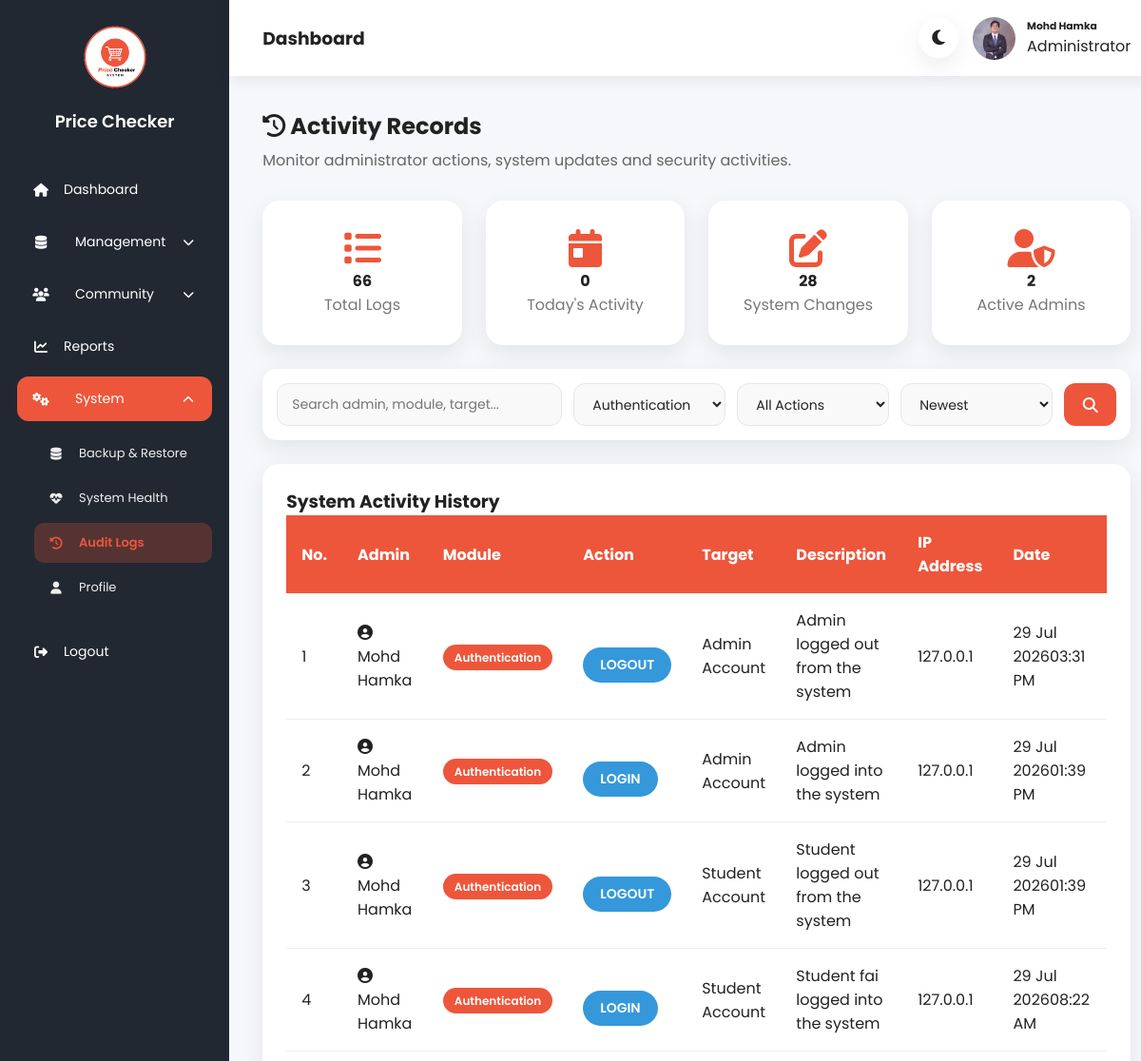
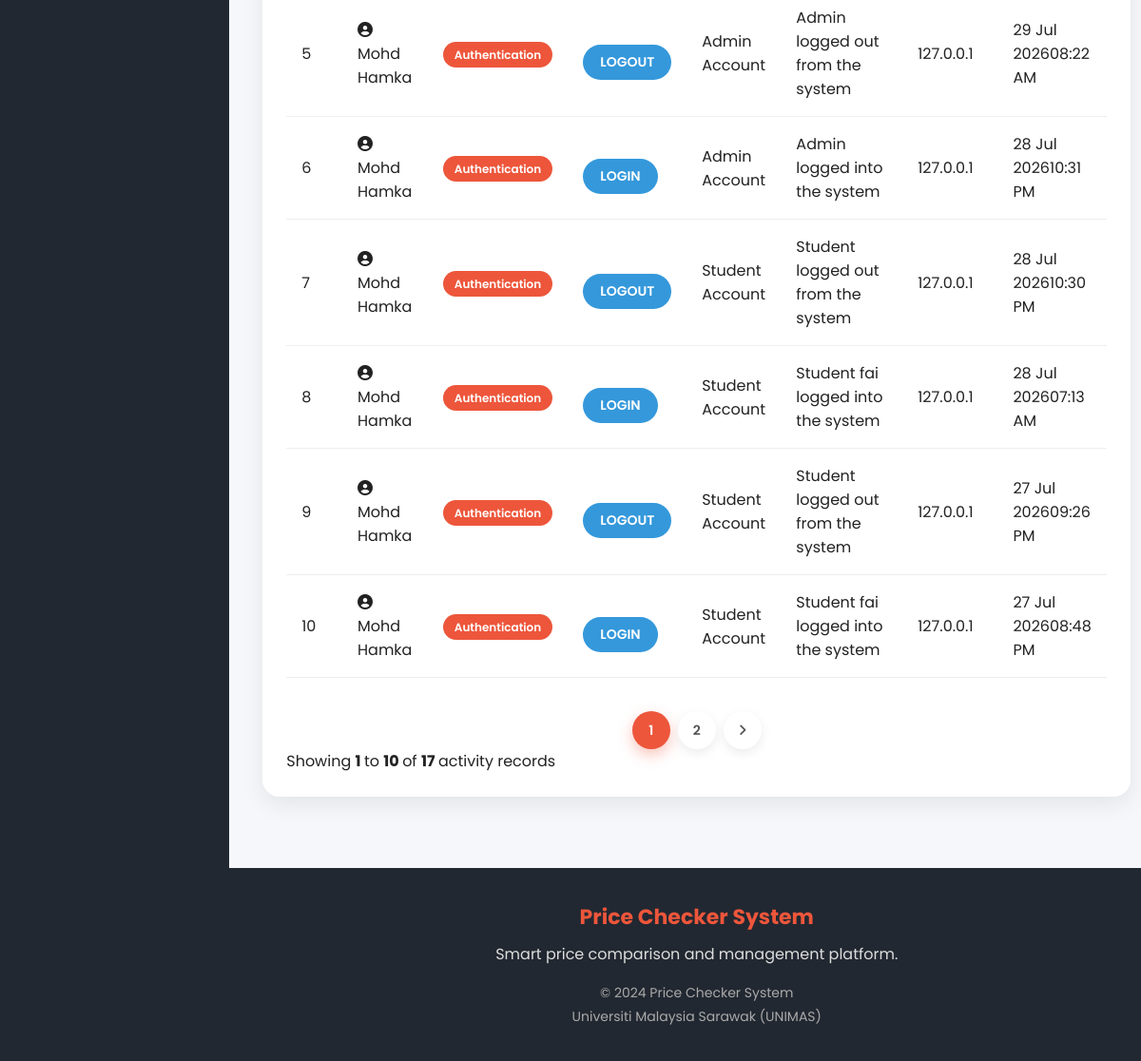
The app's page /src/admin/auditLogs.php?module=Authentication (signed in) with its own data (2 pictures, top to bottom).
### tables this page shows
CREATE TABLE `audit_logs` (
  `auditID` int(11) NOT NULL,
  `adminID` int(11) NOT NULL,
  `module` varchar(100) DEFAULT NULL,
  `action` varchar(100) DEFAULT NULL,
  `target` varchar(255) DEFAULT NULL,
  `description` text DEFAULT NULL,
  `ipAddress` varchar(50) DEFAULT NULL,
  `created_at` timestamp NOT NULL DEFAULT current_timestamp()
);

### src/admin/auditLogs.php (the view, shortened to what this page needs)
<?php
include("../config/db_cPCS.php");
$search = "";
$module = "";
$action = "";
$sort = "";
if(isset($_GET['module']))
{
    $module = mysqli_real_escape_string($conn,$_GET['module']);
}
$limit = 10;
$page = isset($_GET['page']) ? $_GET['page'] : 1;
$offset = ($page-1) * $limit;
$totalLogs = mysqli_fetch_assoc(
mysqli_query($conn,"
SELECT COUNT(*) total
FROM audit_logs
"))['total'];
$todayLogs = mysqli_fetch_assoc(
mysqli_query($conn,"
SELECT COUNT(*) total
FROM audit_logs
WHERE DATE(created_at)=CURDATE()
"))['total'];
$totalChanges = mysqli_fetch_assoc(
mysqli_query($conn,"
SELECT COUNT(*) total
FROM audit_logs
WHERE action IN ('ADD','UPDATE','DELETE')
"))['total'];
$totalAdmins = mysqli_fetch_assoc(
mysqli_query($conn,"
SELECT COUNT(DISTINCT adminID) total
FROM audit_logs
"))['total'];
$countQuery="
SELECT COUNT(*) total
FROM audit_logs
JOIN admin
ON audit_logs.adminID = admin.adminID
WHERE
(
admin.adminFullname LIKE '%$search%'
OR audit_logs.module LIKE '%$search%'
OR audit_logs.action LIKE '%$search%'
OR audit_logs.target LIKE '%$search%'
OR audit_logs.description LIKE '%$search%'
)
AND
(
'$module'=''
OR audit_logs.module='$module'
)
AND
(
'$action'=''
OR audit_logs.action='$action'
)
";
$countResult=mysqli_query($conn,$countQuery);
$totalRows=mysqli_fetch_assoc($countResult)['total'];
$totalPages=ceil($totalRows/$limit);
$query="
SELECT
audit_logs.*,
admin.adminFullname
FROM audit_logs
JOIN admin
ON audit_logs.adminID = admin.adminID
WHERE
(
admin.adminFullname LIKE '%$search%'
OR audit_logs.module LIKE '%$search%'
OR audit_logs.action LIKE '%$search%'
OR audit_logs.target LIKE '%$search%'
OR audit_logs.description LIKE '%$search%'
)
AND
(
'$module'=''
OR audit_logs.module='$module'
)
AND
(
'$action'=''
OR audit_logs.action='$action'
)
";
if($sort=="old")
{
    $query.=" ORDER BY audit_logs.created_at ASC ";
}
else
{
    $query.=" ORDER BY audit_logs.created_at DESC ";
}
$query.=" LIMIT $offset,$limit ";
$logs=mysqli_query($conn,$query);
?>
<!DOCTYPE html>
<html lang="en">
<head>
    <link rel="stylesheet" href="https://cdnjs.cloudflare.com/ajax/libs/font-awesome/6.7.2/css/all.min.css">
    <link rel="stylesheet" href="../../assets/css/adminDashboard.css">
</head>
<body>
<div class="admin-container">
    <?php include("../admin/includes/sidebar.php"); ?>
    <div class="admin-main">
        <?php include("../admin/includes/header.php"); ?>
            <div class="dashboard-content">
                <div class="page-title">
                    <h2>
                        <i class="fa-solid fa-clock-rotate-left"></i>
                        Activity Records
                    </h2>
                    <p>
                        Monitor administrator actions, system updates and security activities.
                    </p>
                </div>
                <div class="dashboard-cards">
                    <div class="dashboard-card">
                        <i class="fa-solid fa-list"></i>
                        <h4>
                            <?php echo $totalLogs; ?>
                        </h4>
                        <p>
                            Total Logs
                        </p>
                    </div>
                    <div class="dashboard-card">
                        <i class="fa-solid fa-calendar-day"></i>
                        <h4>
                            <?php echo $todayLogs; ?>
                        </h4>
                        <p>
                            Today's Activity
                        </p>
                    </div>
                    <div class="dashboard-card">
                        <i class="fa-solid fa-pen-to-square"></i>
                        <h4>
                            <?php echo $totalChanges; ?>
                        </h4>
                        <p>
                            System Changes
                        </p>
                    </div>
                    <div class="dashboard-card">
                        <i class="fa-solid fa-user-shield"></i>
                        <h4>
                            <?php echo $totalAdmins; ?>
                        </h4>
                        <p>
                            Active Admins
                        </p>
                    </div>
                </div>
                <div class="manage-top">
                    <form method="GET" class="search-box">
                        <div class="student-search-input">
                            <input type="text" name="search" placeholder="Search admin, module, target..."
                            value="<?php echo htmlspecialchars($search); ?>">
                        </div>
                        <select name="module">
                            <?php
                            $moduleQuery=mysqli_query(
                            $conn,
                            "
                            SELECT DISTINCT module
                            FROM audit_logs
                            WHERE module IS NOT NULL
                            ORDER BY module ASC
                            "
                            );
                            while($row=mysqli_fetch_assoc($moduleQuery))
                            {
                            ?>
                            <option
                                value="<?php echo $row['module']; ?>"
                                <?php
                                if($module==$row['module'])
                                echo "selected";
                                ?>
                                >
                                <?php echo $row['module']; ?>
                            </option>
                            <?php
                            }
                            ?>
                        </select>
                        <select name="action">
                            <option value="">
                                All Actions
                            </option>
                        </select>
                        <select name="sort">
                            <option value="">
                                Newest
                            </option>
                        </select>
                        <button type="submit">
                        <i class="fa fa-search"></i>
                        </button>
                    </form>
                </div>
                <div class="table-card">
                    <h3>
                        System Activity History
                    </h3>
                    <table>
                        <thead>
                        <tr>
                            <th>No.</th>
                            <th>Admin</th>
                            <th>Module</th>
                            <th>Action</th>
                            <th>Target</th>
                            <th>Description</th>
                            <th>IP Address</th>
                            <th>Date</th>
                        </tr>
                        </thead>
                        <tbody>
                            <?php
                            if(mysqli_num_rows($logs)>0)
                            {
                            $no=$offset+1;
                            while($log=mysqli_fetch_assoc($logs))
                            {
                            ?>
                            <tr>
                                <td>
                                    <?php echo $no++; ?>
                                </td>
                                <td>
                                    <i class="fa fa-user-circle"></i>
                                    <?php echo $log['adminFullname']; ?>
                                </td>
                                <td>
                                    <span class="module-badge">
                                        <?php echo ucfirst($log['module']); ?>
                                    </span>
                                </td>
                                <td>
                                    <?php
                                    $actionClass="";
                                    switch(strtolower($log['action']))
                                    {
                                        default:
                                        $actionClass="info";
                                    }
                                    ?>
                                    <span class="status-badge <?php echo $actionClass; ?>">
                                        <?php echo ucfirst($log['action']); ?>
                                    </span>
                                </td>
                                <td>
                                    <?php echo $log['target']; ?>
                                </td>
                                <td>
                                    <?php echo $log['description']; ?>
                                </td>
                                <td>
                                    <?php echo $log['ipAddress']; ?>
                                </td>
                                <td>
                                    <?php
                                    echo date(
                                    "d M Y<br>h:i A",
                                    strtotime($log['created_at'])
                                    );
                                    ?>
                                </td>
                            </tr>
                            <?php
                            }
                        }
                        ?>
                        </tbody>
                    </table>
                    <div class="pagination">
                        <?php
                        $start = max(1,$page-2);
                        $end = min($totalPages,$page+2);
                        for($i=$start;$i<=$end;$i++)
                        {
                        ?>
                        <a href="?page=<?php echo $i; ?>&search=<?php echo urlencode($search); ?>&module=<?php echo urlencode($module); ?>&action=<?php echo urlencode($action); ?>"
                        class="<?php echo ($page==$i)?'active':''; ?>">
                            <?php echo $i; ?>
                        </a>
                        <?php
                        }
                        ?>
                        <?php
                        if($page < $totalPages)
                        {
                        ?>
                        <a href="?page=<?php echo $page+1; ?>&search=<?php echo urlencode($search); ?>&module=<?php echo urlencode($module); ?>&action=<?php echo urlencode($action); ?>">
                            <i class="fa fa-angle-right"></i>
                        </a>
                        <?php
                        }
                        ?>
                    </div>
                    <div class="pagination-info">
                        Showing
                        <strong>
                            <?php echo ($totalRows > 0) ? $offset + 1 : 0; ?>
                        </strong>
                        to
                        <strong>
                            <?php echo min($offset + $limit,$totalRows); ?>
                        </strong>
                        of
                        <strong>
                            <?php echo $totalRows; ?>
                        </strong>
                        activity records
                    </div>
                </div>
            </div>
            <?php include("../admin/includes/footer.php"); ?>
        </div>
    </div>
</body>
</html>

### src/admin/includes/header.php
<?php
include("../config/db_cPCS.php");
$adminID = $_SESSION['adminID'];
$sql = "SELECT * FROM admin WHERE adminID = ?";
$stmt = mysqli_prepare($conn, $sql);
mysqli_stmt_bind_param($stmt, "i", $adminID);
mysqli_stmt_execute($stmt);
$result = mysqli_stmt_get_result($stmt);
$admin = mysqli_fetch_assoc($result);
?>
<div class="admin-header">
    <div class="header-title">
            <h3>
                Dashboard
            </h3>
    </div>
    <div class="header-actions">
        <button id="themeToggle" class="theme-btn">
            <i class="fa-solid fa-moon"></i>
        </button>
        <div class="admin-profile">
            <img src="<?php echo $admin['adminIMG']; ?>">
            <div>
                <h6>
                    <?php echo $admin['adminFullname']; ?>
                </h6>
                <span>
                    Administrator
                </span>
            </div>
        </div>
    </div>
</div>

### records on screen
audit_logs: adminID.adminFullname "Mohd Hamka", module "Authentication", action "LOGOUT", target "Admin Account", description "Admin logged out from the system", ipAddress "127.0.0.1", created_at "29 Jul 2026 03:31 PM"
audit_logs: adminID.adminFullname "Mohd Hamka", module "Authentication", action "LOGIN", target "Admin Account", description "Admin logged into the system", ipAddress "127.0.0.1", created_at "29 Jul 2026 01:39 PM"
audit_logs: adminID.adminFullname "Mohd Hamka", module "Authentication", action "LOGOUT", target "Student Account", description "Student logged out from the system", ipAddress "127.0.0.1", created_at "29 Jul 2026 01:39 PM"
audit_logs: adminID.adminFullname "Mohd Hamka", module "Authentication", action "LOGIN", target "Student Account", description "Student fai logged into the system", ipAddress "127.0.0.1", created_at "29 Jul 2026 08:22 AM"
audit_logs: adminID.adminFullname "Mohd Hamka", module "Authentication", action "LOGOUT", target "Admin Account", description "Admin logged out from the system", ipAddress "127.0.0.1", created_at "29 Jul 2026 08:22 AM"
audit_logs: adminID.adminFullname "Mohd Hamka", module "Authentication", action "LOGIN", target "Admin Account", description "Admin logged into the system", ipAddress "127.0.0.1", created_at "28 Jul 2026 10:31 PM"
audit_logs: adminID.adminFullname "Mohd Hamka", module "Authentication", action "LOGOUT", target "Student Account", description "Student logged out from the system", ipAddress "127.0.0.1", created_at "28 Jul 2026 10:30 PM"
audit_logs: adminID.adminFullname "Mohd Hamka", module "Authentication", action "LOGIN", target "Student Account", description "Student fai logged into the system", ipAddress "127.0.0.1", created_at "28 Jul 2026 07:13 AM"
audit_logs: adminID.adminFullname "Mohd Hamka", module "Authentication", action "LOGOUT", target "Student Account", description "Student logged out from the system", ipAddress "127.0.0.1", created_at "27 Jul 2026 09:26 PM"
audit_logs: adminID.adminFullname "Mohd Hamka", module "Authentication", action "LOGIN", target "Student Account", description "Student fai logged into the system", ipAddress "127.0.0.1", created_at "27 Jul 2026 08:48 PM"

### other values on screen
$admin['adminFullname'] "Mohd Hamka"
$totalLogs "66"
$todayLogs "0"
$totalChanges "28"
$totalAdmins "2"
$offset + 1 "1"
min($offset + $limit,$totalRows) "10"
$totalRows "17"
form field module "Authentication"
